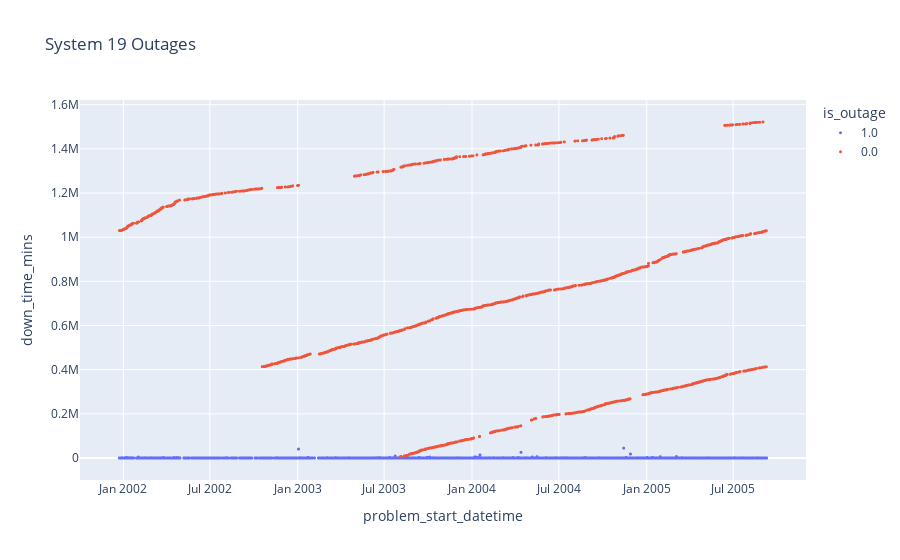

The cell this chart's notebook holds for it:
### Code cell
df_8_sys_19.is_outage = df_8_sys_19.is_outage.astype(str)
fig = px.scatter(df_8_sys_19, x='problem_start_datetime', y='down_time_mins', color='is_outage', title='System 19 Outages')
fig.update_traces(marker_size=3)
fig.show()

### Figure 1 — Plotly figure (JSON) as saved in the notebook; plotly's stock layout.template omitted (floating-point values rounded to 4 significant figures; data arrays with more than 128 entries replaced by an {"elided": "..."} marker saying what was removed)
{"data": [{"hovertemplate": "is_outage=1.0<br>problem_start_datetime=%{x}<br>down_time_mins=%{y}<extra></extra>", "legendgroup": "1.0", "marker": {"color": "#636efa", "size": 3, "symbol": "circle"}, "mode": "markers", "name": "1.0", "showlegend": true, "type": "scattergl", "x": {"elided": "3284 str values"}, "xaxis": "x", "y": {"elided": "3284 int values"}, "yaxis": "y"}, {"hovertemplate": "is_outage=0.0<br>problem_start_datetime=%{x}<br>down_time_mins=%{y}<extra></extra>", "legendgroup": "0.0", "marker": {"color": "#EF553B", "size": 3, "symbol": "circle"}, "mode": "markers", "name": "0.0", "showlegend": true, "type": "scattergl", "x": {"elided": "2152 str values"}, "xaxis": "x", "y": {"elided": "2152 int values"}, "yaxis": "y"}], "layout": {"autosize": true, "legend": {"title": {"text": "is_outage"}, "tracegroupgap": 0}, "title": {"text": "System 19 Outages"}, "xaxis": {"anchor": "y", "autorange": true, "domain": [0, 1], "range": ["2001-10-04 22:44:13.2292", "2005-11-27 14:10:46.7708"], "title": {"text": "problem_start_datetime"}, "type": "date"}, "yaxis": {"anchor": "x", "autorange": true, "domain": [0, 1], "range": [-117000.0, 1639000.0], "title": {"text": "down_time_mins"}, "type": "linear"}}}
